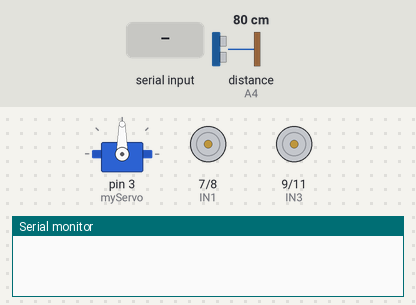
The sketch below on a simulated Arduino Uno, built with avr-gcc and run on an emulated ATmega328P. Shown: servo, motor-driver pin pairs drawn as motors (green arrow = first pin HIGH = forward, orange = second pin HIGH = backward, longer = more drive, scaled by the enable pin), the last lines printed to the serial monitor. The test bench sets the inputs (shaded band); at power-on: distance to the obstacle (sensor on A4) 80 cm. The echo pulse lasts 58.3 µs per cm.

Above: at 1.2 s.
1.3 s: "l" received over Serial
At 1.9 s:
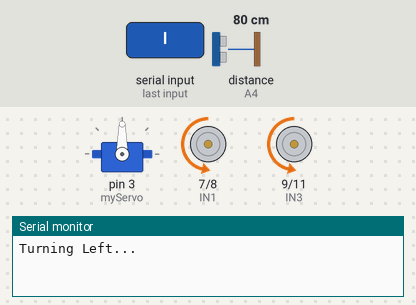
3.6 s: "f" received over Serial
At 4.1 s:
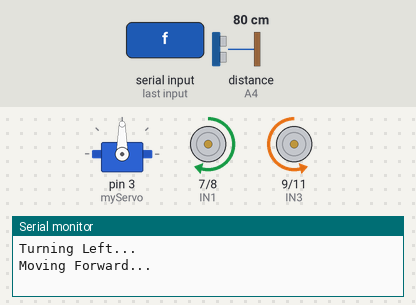
5.7 s: "b" received over Serial
At 6.2 s:
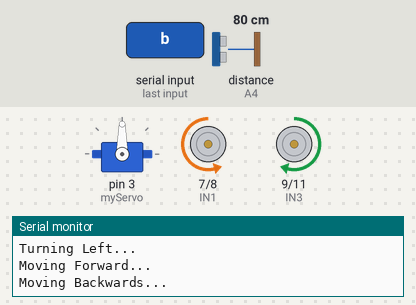
7.8 s: "r" received over Serial
At 8.4 s:
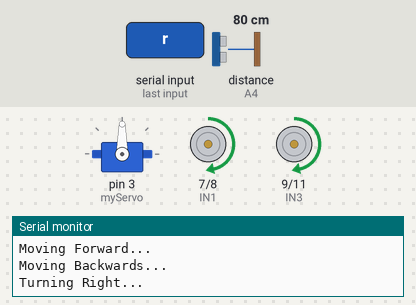
10.1 s: byte 115 ('s') received over Serial
11.6 s: byte 54 ('6') received over Serial
Timing chart, 0 to 14.2 s (numbered marks = the images above; inputs shaded):
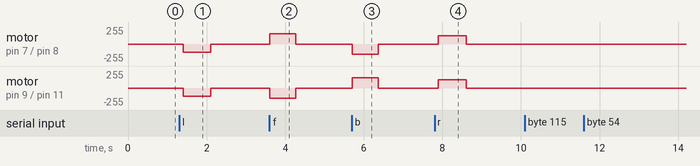

The sketch:

obstacle_avoidance_by_moneuvre.ino
```cpp
#include <Servo.h>
Servo myServo;
//Declaring the pins on the arduino:
int ENA=5;
int ENB=6;
int IN1=7;
int IN2=8;
int IN3=9;
int IN4=11;
int d=1;      //distance to be travelled by the car
int degRot=90;
int left,right;
float v=1.5;
int wv;
int rv;
char cmd;
int trig=A5;
int echo= A4;

void setup() {
//initialising the Serial monitor
Serial.begin(9600);
// setting up the pins for the motor
 pinMode(ENA,OUTPUT);
 pinMode(ENB,OUTPUT);
 pinMode(IN1,OUTPUT);
 pinMode(IN2,OUTPUT);
 pinMode(IN3,OUTPUT);
 pinMode(IN4,OUTPUT);

// setting up the pins for the ultrasonic sensor
 pinMode(echo,INPUT);
 pinMode(trig,OUTPUT);

//enabling the channels A and B for them to always stay enabled:
digitalWrite(ENA,HIGH);
digitalWrite(ENB,HIGH);

myServo.attach(3);
}

void loop()
{
wv=(v-0.35)/0.0075;
left=wv;
right=wv;
setspeed(left,right);

while(Serial.available()==0){

  }
cmd=Serial.read();

if (cmd == 'f'){
  Serial.println("Moving Forward...");
  forward(d,v);
  }
if (cmd == 'b'){
  Serial.println("Moving Backwards...");
  backward(d,v);
  }
 if (cmd == 'l'){
  Serial.println("Turning Left...");
  leftTurn(degRot,wv);
  }
 if (cmd == 'r'){
  Serial.println("Turning Right...");
  rightTurn(degRot,wv);
  }


   //Setting the distance the smart car travels using BLE
if (cmd == 'd'){
  Serial.println("Set Distance");
  delay(100);
  while (Serial.available()==0){

    }
  cmd=Serial.read();
  delay(100);
  if (cmd =='1'){
    d=1;
    Serial.println("Distance=1");
    }
  if (cmd =='2'){
    d=2;
    Serial.println("Distance=2");
    }
  if (cmd =='3'){
    d=3;
    Serial.println("Distance=3");

    }
  if (cmd == '4'){
    d=4;
    Serial.println("Distance=4");

    }
  if (cmd == '5'){
    d=5;
    Serial.println("Distance=5");
    }
  if (cmd == '6'){
    d=6;
    Serial.println("Distance=6");
    }
  if (cmd == '7'){
    d=7;
    Serial.println("Distance=7");
    }
  if (cmd == '8'){
    d=8;
    Serial.println("Distance=8");
    }
   if (cmd == '9'){
    d=9;
    Serial.println("Distance=9");
    }

  }

 //Setting speed of the samrt car via the BLE
if(cmd=='s'){
  Serial.println("Set Speed");
  delay(100);
  while (Serial.available()==0){

    }
  cmd=Serial.read();
  delay(100);

   if(cmd=='1'){
    rv=1;
    Serial.println("rv is 1");
    }
   if(cmd=='2'){
    rv=2;
    Serial.println("rv is 2");
    }
   if(cmd=='3'){
    rv=3;
    Serial.println("rv is 3");
    delay(100);
    }
    if(cmd=='4'){
    rv=4;
    Serial.println("rv is 4");
    }
   if(cmd=='5'){
    rv=5;
    Serial.println("rv is 5");
    }
   if(cmd=='6'){
    rv=6;
    Serial.println("rv is 6");
    }
   if(cmd=='7'){
    rv=7;
    Serial.println("rv is 7");

    }
   if(cmd=='8'){
    rv=8;
    Serial.println("rv is 8");
    }
    if(cmd=='9'){
    rv=9;
    Serial.println("rv is 9");

    }
    v=(1.16/9.)*rv+1.1;
  }
if (cmd == 'q'){
  Serial.println("10 degrees to the left");
  leftTurn(10,wv);
  }
  if (cmd == 'u'){
  Serial.println("10 degrees to the right");
  rightTurn(10,wv);
  }
  if(cmd== 'v'){
    Serial.println("180 degree turn");
    rightTurn(180,wv);
    }

}
void setspeed(int l,int r){
 analogWrite(ENA,l);
 analogWrite(ENB,r);
  }
//forward motion function
void forward(float d, float v){
float tTarget;
int tOn;
float dObs;
bool carBlocked=false;
int t1;
int t2;
int tStopped=0;
int tStart;
float leftDist=0;
float rightDist=0;
float middleDist=0;
myServo.write(90);
tStart=millis();
digitalWrite(IN1,HIGH);
digitalWrite(IN2,LOW);
digitalWrite(IN3,LOW);
digitalWrite(IN4,HIGH);
tTarget=d/v*1000;
tOn=millis()-tStart-tStopped;
while(tOn<=tTarget){
 tOn=millis()-tStart-tStopped;
 middleDist=measDist();
 t1=millis();
 if(middleDist<=6){
  stopCar();
  myServo.write(0);
  rightDist=measDist();
  delay(500);
  myServo.write(180);
  leftDist=measDist();
 delay(500);
 myServo.write(90);
 delay(500);
 if (rightDist>leftDist){
  rightTurn(90,wv);
  }
 else if (leftDist>rightDist){
  leftTurn(90,wv);
  }
else if((rightDist<=6)||(leftDist<=6)) {
  backward(1,v);
  }

  carBlocked=true;
  }
  else{
digitalWrite(IN1,HIGH);
digitalWrite(IN2,LOW);
digitalWrite(IN3,LOW);
digitalWrite(IN4,HIGH);
    }
  t2=millis();
  if(carBlocked==true){
    tStopped=tStopped+(t2-t1);
    carBlocked=false;
digitalWrite(IN1,HIGH);
digitalWrite(IN2,LOW);
digitalWrite(IN3,LOW);
digitalWrite(IN4,HIGH);

    }
  }
stopCar();
  }
 //backward motion function
void backward(float d,float v){
 float t;
digitalWrite(IN1,LOW);
digitalWrite(IN2,HIGH);
digitalWrite(IN3,HIGH);
digitalWrite(IN4,LOW);
t=(d/v)*1000;
delay(t);
stopCar();
  }
//left turn function
void leftTurn(int deg,float wv ){
float t;
stopCar();
analogWrite(ENA,125);
analogWrite(ENB,125);
delay(100);
digitalWrite(IN1,LOW);
digitalWrite(IN2,HIGH);
digitalWrite(IN3,LOW);
digitalWrite(IN4,HIGH);
t=(deg+6)/136.29*1000.;
delay(t);
analogWrite(ENA,wv);
analogWrite(ENB,wv);

stopCar();
 }
//right turn function
void rightTurn(int deg,float wv){
 float t;
 stopCar();
analogWrite(ENA,125);
analogWrite(ENB,125);
delay(100);
digitalWrite(IN1,HIGH);
digitalWrite(IN2,LOW);
digitalWrite(IN3,HIGH);
digitalWrite(IN4,LOW);
t=(deg+6)/136.29*1000.;
delay(t);
analogWrite(ENA,wv);
analogWrite(ENB,wv);
stopCar();
  }
 void stopCar(){
 digitalWrite(IN1,LOW);
digitalWrite(IN2,LOW);
digitalWrite(IN3,LOW);
digitalWrite(IN4,LOW);

  }
//calibrating in the forward direction
  void calForward(){
digitalWrite(IN1,HIGH);
digitalWrite(IN2,LOW);
digitalWrite(IN3,LOW);
digitalWrite(IN4,HIGH);
delay(2500);
stopCar();
  }
 //calibrating in the backward direction
 void calBackward(){
digitalWrite(IN1,LOW);
digitalWrite(IN2,HIGH);
digitalWrite(IN3,HIGH);
digitalWrite(IN4,LOW);
delay(2500);
stopCar();
  }
 //calibrating in the left direction
 void calLeft(int wv){
  analogWrite(ENA,125);
  analogWrite(ENB,125);
digitalWrite(IN1,LOW);
digitalWrite(IN2,HIGH);
digitalWrite(IN3,LOW);
digitalWrite(IN4,HIGH);
delay(500);
analogWrite(ENA,wv);
analogWrite(ENB,wv);

stopCar();
 }
 //calibrating in the right direction
 void calRight(int wv){
analogWrite(ENA,125);
analogWrite(ENB,125);
digitalWrite(IN1,HIGH);
digitalWrite(IN2,LOW);
digitalWrite(IN3,HIGH);
digitalWrite(IN4,LOW);
delay(3000);
analogWrite(ENA,wv);
analogWrite(ENB,wv);
stopCar();
 }

//finding the time in microseconds for the echo to travel
 unsigned int  pingTime(){
 unsigned int pingTravelT;
  digitalWrite(trig,LOW);
  delayMicroseconds(2);
  digitalWrite(trig,HIGH);
  delayMicroseconds(20);
  digitalWrite(trig,LOW);
  pingTravelT=pulseIn(echo,HIGH);
  return pingTravelT;

  }
 //finding the distance using the ultrasonic sensor
  float measDist(){
  unsigned int pingTravelT;
  float dist;
   pingTravelT=pingTime();
   dist=0.0133936*pingTravelT;
   dist=dist/2;
   return dist;

    }
```

Measured:
- after the input at 1.3 s, motor on pin 7 (IN1) / pin 8 (IN2), motor on pin 9 (IN3) / pin 11 (IN4): stopped → backward 125/255 after 0.10 s, → stopped 0.70 s later
- after the input at 3.6 s, motor on pin 7 (IN1) / pin 8 (IN2): stopped → forward 153/255 at once, → stopped 0.67 s later; motor on pin 9 (IN3) / pin 11 (IN4): stopped → backward 153/255 at once, → stopped 0.67 s later
- after the input at 5.7 s, motor on pin 7 (IN1) / pin 8 (IN2): stopped → backward 153/255 at once, → stopped 0.67 s later; motor on pin 9 (IN3) / pin 11 (IN4): stopped → forward 153/255 at once, → stopped 0.67 s later
- after the input at 7.8 s, motor on pin 7 (IN1) / pin 8 (IN2), motor on pin 9 (IN3) / pin 11 (IN4): stopped → forward 125/255 after 0.10 s, → stopped 0.70 s later
